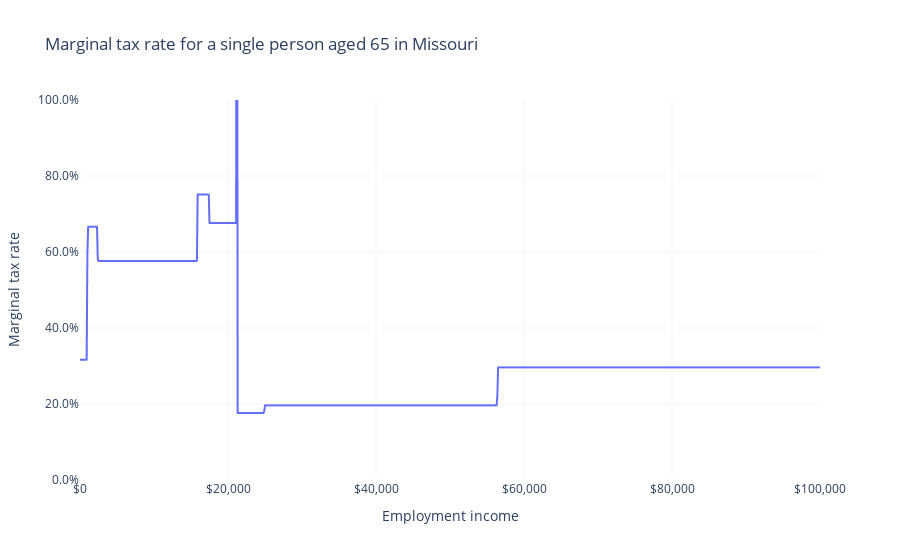

Notebook source saved alongside this figure:
### Code cell
fig = px.line(
    df,
    "employment_income",
    "mtr",
    labels=LABELS,
    title="Marginal tax rate for a single person aged 65 in Missouri",
)

fig.update_layout(
    xaxis_tickformat="$,",
    yaxis_tickformat=".1%",
    yaxis_range=[0, 1],
    plot_bgcolor="white",
    xaxis_gridcolor=LIGHT_GRAY,
    yaxis_gridcolor=LIGHT_GRAY,
)
fig.show()

### Figure 1 — Plotly figure (JSON) as saved in the notebook; plotly's stock layout.template omitted (floating-point values rounded to 4 significant figures; data arrays with more than 128 entries replaced by an {"elided": "..."} marker saying what was removed)
{"data": [{"hovertemplate": "Employment income=%{x}<br>Marginal tax rate=%{y}<extra></extra>", "legendgroup": "", "line": {"color": "#636efa", "dash": "solid"}, "marker": {"symbol": "circle"}, "mode": "lines", "name": "", "showlegend": false, "type": "scattergl", "x": {"elided": "1001 int values"}, "xaxis": "x", "y": {"elided": "1001 float values"}, "yaxis": "y"}], "layout": {"legend": {"tracegroupgap": 0}, "plot_bgcolor": "white", "title": {"text": "Marginal tax rate for a single person aged 65 in Missouri"}, "xaxis": {"anchor": "y", "domain": [0, 1], "gridcolor": "#F5F5F5", "tickformat": "$,", "title": {"text": "Employment income"}}, "yaxis": {"anchor": "x", "domain": [0, 1], "gridcolor": "#F5F5F5", "range": [0, 1], "tickformat": ".1%", "title": {"text": "Marginal tax rate"}}}}
